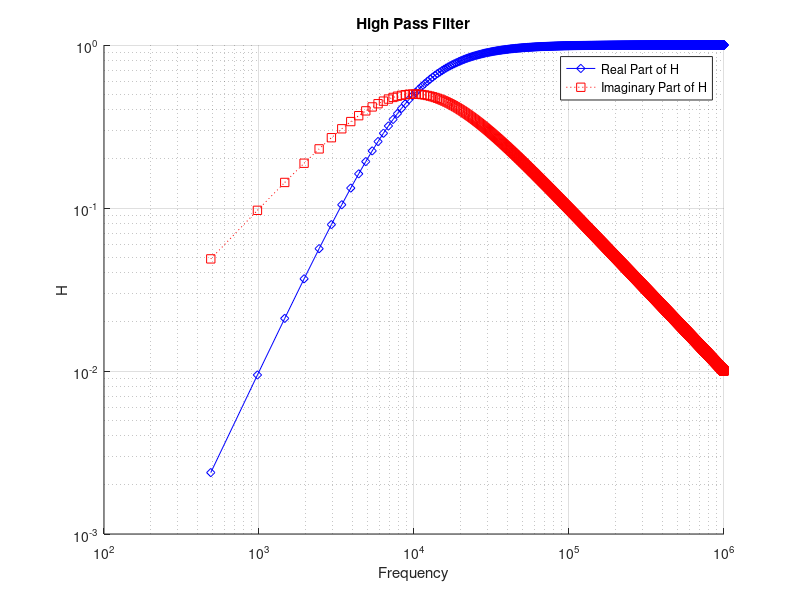
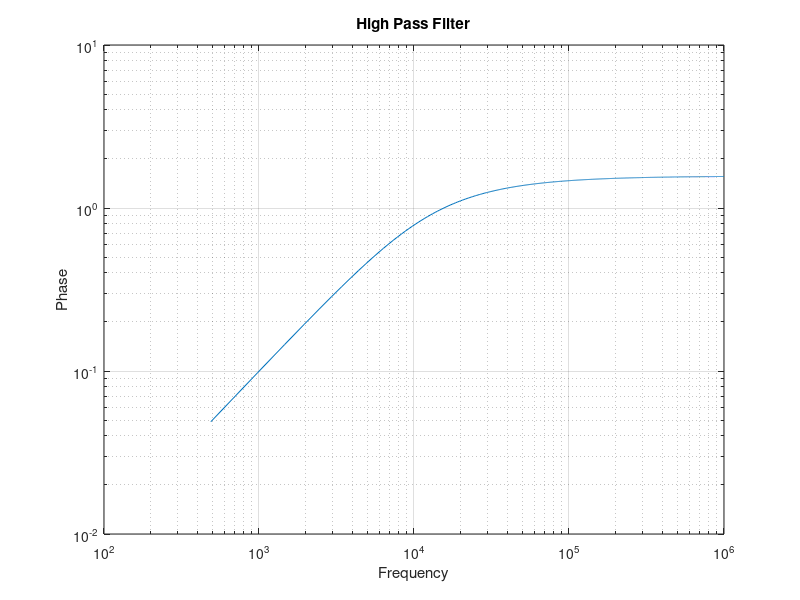

MATLAB code for these plots, in order:
clear all;
close all;

fig=0
fg=1e4;
freq=linspace(0,1e6,2048);
Hre=1./(1.+(fg./freq).^2);

Him=(freq./fg)./(1.+(freq./fg).^2);

F=atan(freq./fg);

fig++;
figure(fig)
hold on
#semilogx(freq,Hre);
#semilogx(freq,Him);
loglog(freq,Hre,"-db");
loglog(freq,Him,":sr");
hold off
grid on;
title("High Pass Filter");
xlabel("Frequency");
ylabel("H");
legend("Real Part of H","Imaginary Part of H");

fig++;
figure(fig)
loglog(freq,F);
hold off
grid on;
title("High Pass Filter");
xlabel("Frequency");
ylabel("Phase");